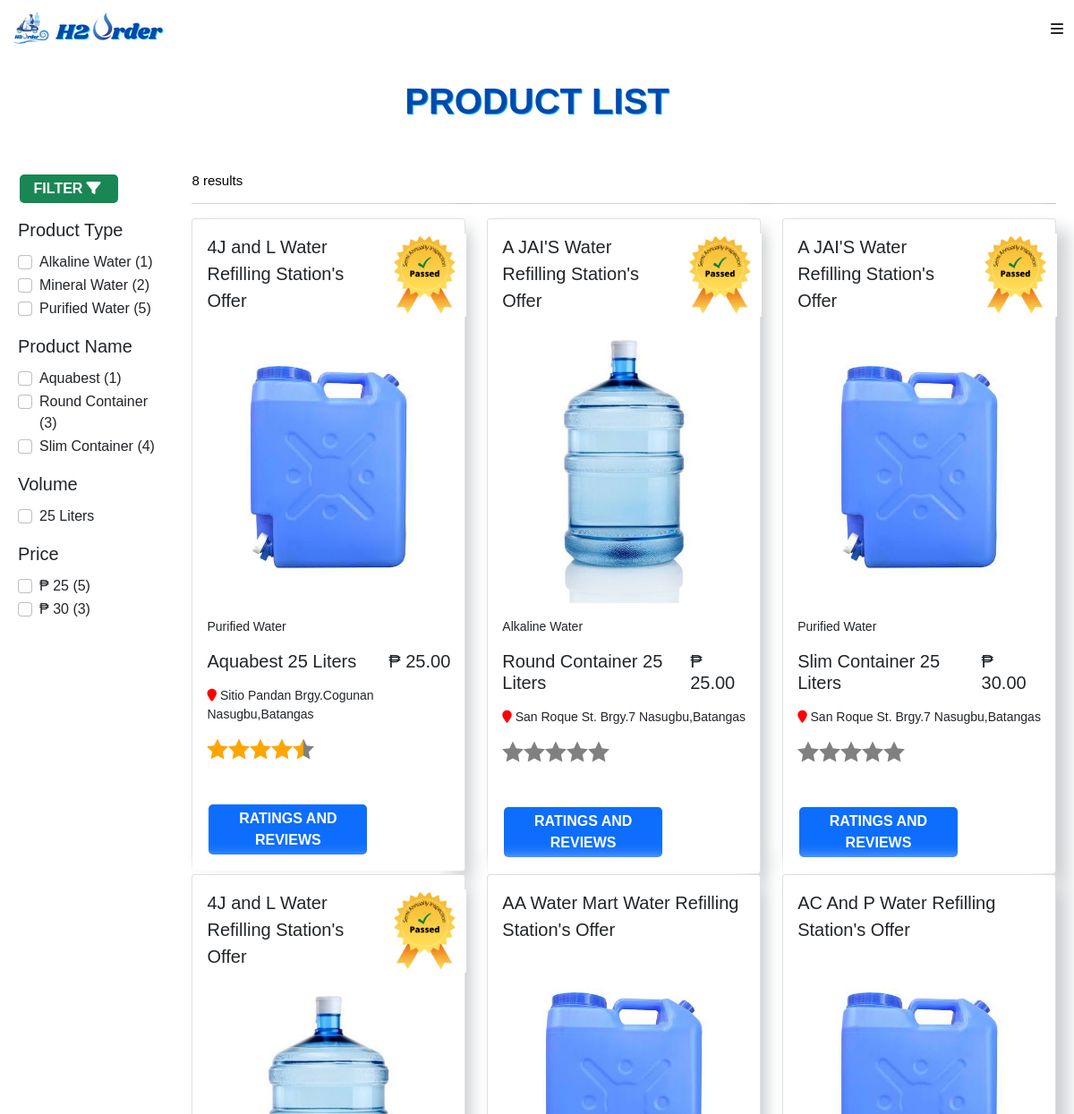
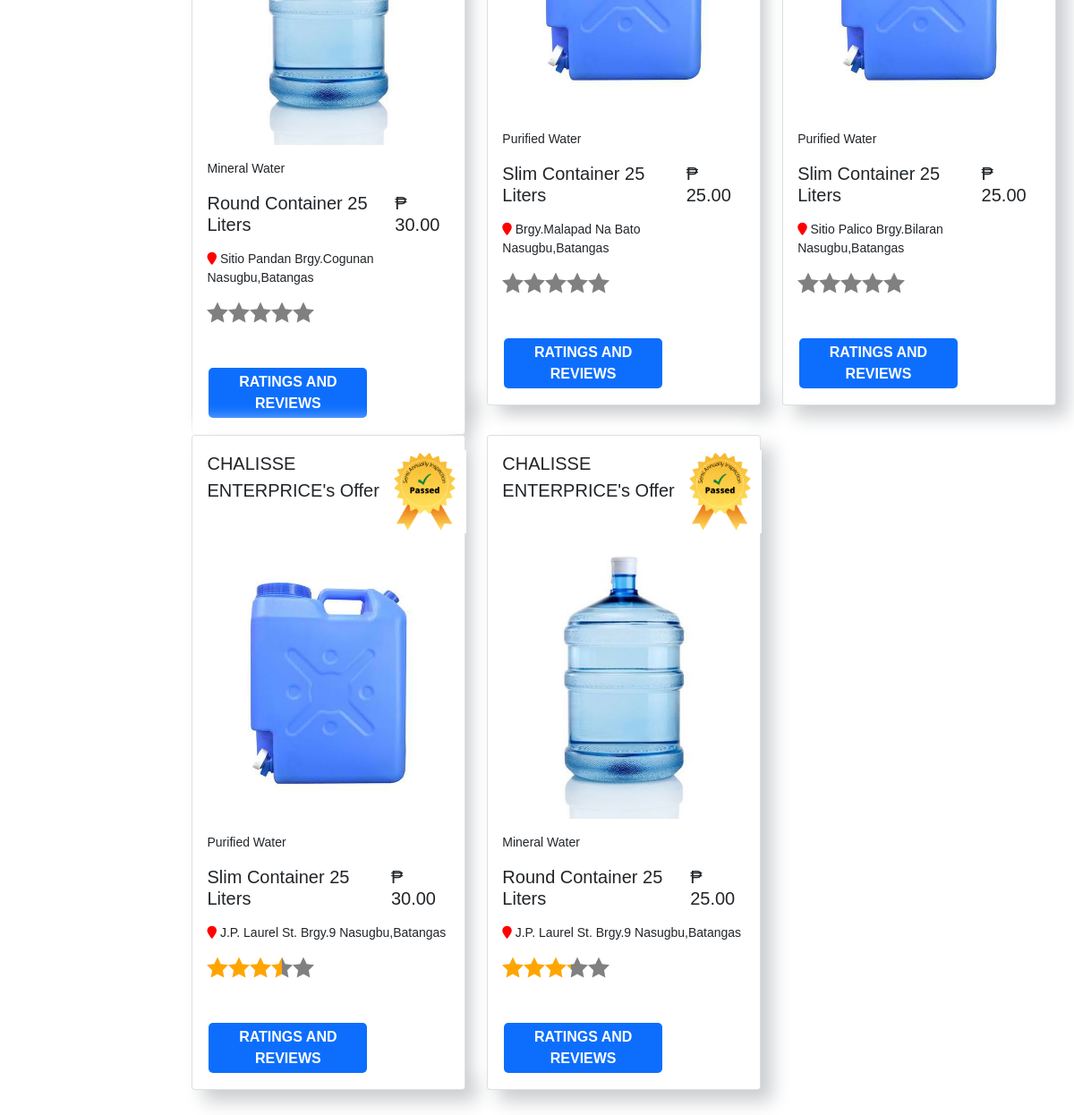
Screenshot of /customer/FilterProduct.php with the database file from the repository (2 pictures, top to bottom).
### tables this page shows
CREATE TABLE `product` (
  `product_id` int(11) NOT NULL,
  `merchant_id` int(11) NOT NULL,
  `product_name` varchar(255) NOT NULL,
  `product_type` varchar(255) NOT NULL,
  `volume` varchar(255) NOT NULL,
  `price` int(11) NOT NULL,
  `image` varchar(255) NOT NULL,
  `description` varchar(255) NOT NULL
);

CREATE TABLE `merchant` (
  `merchant_id` int(11) NOT NULL,
  `username` varchar(255) NOT NULL,
  `password` varchar(255) NOT NULL,
  `business_name` varchar(255) NOT NULL,
  `owner` varchar(255) NOT NULL,
  `address` varchar(255) NOT NULL,
  `barangay` varchar(255) NOT NULL,
  `email` varchar(255) NOT NULL,
  `contact_number` varchar(255) NOT NULL,
  `image` varchar(255) NOT NULL,
  `latitude` varchar(255) NOT NULL,
  `longitude` varchar(255) NOT NULL,
  `opening` time NOT NULL,
  `closing` time NOT NULL,
  `status` varchar(255) NOT NULL
);

### customer/FilterProduct.php (the view, shortened to what this page needs)
<?php
require_once '../connection.php';
?>
<!DOCTYPE html>
<html lang="en">
<head>
  </body>
    <link href="https://cdn.jsdelivr.net/npm/bootstrap@5.0.2/dist/css/bootstrap.min.css" rel="stylesheet">
    <link rel="stylesheet" href="../css/style2.css">
</head>
<body>
<?php include 'navbar.php' ?>
    <p class="text-center h1 fw-bold mb-3 mx-1 mx-md-4 mt-4"
      style="color:#004aad;text-shadow: 1px 1px #03a9f4;">PRODUCT LIST
      </p>
    <main>
        <div class="main-container">
            <div class="container-element filter-section">
    <div class="filters"> <button class="btn btn-success btn-sm" type="button" data-toggle="collapse" data-target="#mobile-filter" aria-expanded="true" aria-controls="mobile-filter">Filter<span class="px-1 fa fa-filter"></span></button> </div>
    <div id="mobile-filter">
        <div class="py-3">
            <h5 class="font-weight-bold">Product Type</h5>
             <?php
                $sql="SELECT DISTINCT product_type FROM product ORDER BY product_type";
                $result= $conn->query($sql);
                while ($row=$result->fetch_assoc() ) {
             ?>
                <form class="brand">
                    <div class="form-inline d-flex align-items-center py-1">
                        <label class="tick">
                             <?php
                            $select_sql = "SELECT DISTINCT product_type, COUNT(product_type) as total FROM product GROUP
                            BY product_type ORDER BY product_type";
                            $result = $conn->query($select_sql);
                            while ($row = $result->fetch_assoc()) {
                            ?>
                                <div class="form-check">
                                    <label class="form-check-label">
                                        <input type="checkbox" class="form-check-input product-check" value="<?= $row['product_type']; ?>" id="product_type"><span>
                                            <?= $row['product_type']; ?> (<?= $row['total']; ?>)</span>
                                    </label>
                                </div>
                            <?php } ?>
                         </label>
                     </div>
                </form>
                <?php
                    }
                 ?>
        </div>
        <div class="py-3" style="margin-top:-20px">
            <h5 class="font-weight-bold">Product Name</h5>
             <?php
                $sql="SELECT DISTINCT product_type FROM product ORDER BY product_type";
                $result= $conn->query($sql);
                while ($row=$result->fetch_assoc() ) {
             ?>
                <form class="brand">
                    <div class="form-inline d-flex align-items-center py-1">
                        <label class="tick">
                              <?php
                            $select_sql = "SELECT DISTINCT product_name, COUNT(product_name) as Total FROM product
                            GROUP BY product_name ORDER BY product_name";
                            $result = $conn->query($select_sql);
                            while ($row = $result->fetch_assoc()) {
                            ?>
                                <div class="form-check">
                                    <label class="form-check-label">
                                        <input type="checkbox" class="form-check-input product-check" value="<?= $row['product_name']; ?>" id="product_name"><span>
                                            <?= $row['product_name']; ?>  (<?= $row['Total'];?>)</span>
                                    </label>
                                </div>
                            <?php } ?>
                         </label>
                     </div>
                </form>
                <?php
                    }
                 ?>
        </div>
          <div class="py-3"  style="margin-top:-20px">
            <h5 class="font-weight-bold">Volume</h5>
             <?php
                $sql="SELECT DISTINCT product_type FROM product ORDER BY product_type";
                $result= $conn->query($sql);
                while ($row=$result->fetch_assoc() ) {
             ?>
                <form class="brand">
                    <div class="form-inline d-flex align-items-center py-1">
                        <label class="tick">
                              <?php
                            $select_sql = "SELECT DISTINCT volume FROM product
                            ORDER BY volume DESC";
                            $result = $conn->query($select_sql);
                            while ($row = $result->fetch_assoc()) {
                            ?>
                                <div class="form-check">
                                    <label class="form-check-label">
                                        <input type="checkbox" class="form-check-input product-check" value="<?= $row['volume']; ?>" id="volume"><span>
                                            <?= $row['volume']; ?></span>
                                    </label>
                                </div>
                            <?php } ?>
                         </label>
                     </div>
                </form>
                <?php
                    }
                 ?>
        </div>
        <div class="py-3"  style="margin-top:-20px">
            <h5 class="font-weight-bold">Price</h5>
             <?php
                $sql="SELECT DISTINCT product_type FROM product ORDER BY product_type";
                $result= $conn->query($sql);
                while ($row=$result->fetch_assoc() ) {
             ?>
                <form class="brand">
                    <div class="form-inline d-flex align-items-center py-1">
                        <label class="tick">
                              <?php
                            $select_sql = "SELECT DISTINCT price, COUNT(price) as total FROM product GROUP
                            BY price ORDER BY price";
                            $result = $conn->query($select_sql);
                            while ($row = $result->fetch_assoc()) {
                            ?>
                                <div class="form-check">
                                    <label class="form-check-label">
                                        <input type="checkbox" class="form-check-input product-check" value="<?= $row['price']; ?>" id="price"><span>
                                         &#8369; <?= $row['price']; ?> (<?= $row['total']; ?>)</span>
                                    </label>
                                </div>
                            <?php } ?>
                         </label>
                     </div>
                </form>
                <?php
                    }
                 ?>
        </div>
    </div>
            </div><br>
            <div class="container-element product-section">
                <?php
                $sql = "SELECT product.product_id,product.image,product.product_name,product.volume,
                product.price,product.product_type,  merchant.merchant_id, merchant.business_name,merchant.address,merchant.barangay
                FROM  merchant
                RIGHT JOIN product ON merchant.merchant_id = product.merchant_id
                WHERE product.merchant_id = merchant.merchant_id ";
                $sql .=  " GROUP BY product_id";
                $result = $conn->query($sql);
                $rows = $result->num_rows;
                echo "<h4 id='filteredTexts'>" . $rows . " results</h4>";
                echo "<hr>";
                ?>
       <div class="row" id="result">
                    <?php
                    if ($rows > 0) {
                        while ($data = $result->fetch_assoc()) {
                             $std_num= 0;
                              $counter =0;
                            $productId = $data['product_id'];
                            $query2 = $conn->query("SELECT product_rating.rating
                            FROM product_rating WHERE product_rating.product_id = $productId");
                            while($fetch2 = $query2->fetch_array()){
                              $std_num += $fetch2['rating'];
                              $counter++;
                            }
                            if($std_num > 0) {
                              $average = $std_num / $counter;
                            }
                            else {
                              $average = 0;
                            }
                            $merchantId = $data['merchant_id'];
                             $query3 = $conn->query("SELECT inspection.inspection_id, inspection.date,
                                              inspection.date,inspection.status,inspection.merchant_id
                                                FROM inspection
                                                 WHERE inspection.merchant_id = $merchantId ");
                            while($fetch3 = $query3->fetch_array()){
                              $bad=$merchantId;
                              $dav=$fetch3['status'];
                            }
                    ?>
                         <div class="col-md-12 col-lg-4 mb-4 mb-lg-0 "  >
                            <div class="card">
                              <div class="d-flex justify-content-between p-3">
                                <p class="lead mb-0"><?php echo $data['business_name']?>'s Offer</p>
                                <a href="#!">
                                  <div class="mask">
                                    <div class="d-flex justify-content-start align-items-end h-100">
                                    <?php
                                          if ($data['merchant_id']==$bad && $dav=='Passed') {
                                                    echo '<img src="../img/badge.png " style="height:93px; width:93px;
                                                          float:right; margin-right: -18px"/>';
                                                }else{
                                                  echo '';
                                                }
                                          ?>
                                    </div>
                                  </div>
                                </a>
                              </div>
                               <img src = "../photo/<?php echo $data['image']?>"
                                  onclick="window.location='product_view.php?product_id=<?php echo $data['product_id']?>'"
                                   class="card-img-top" />
                                <div class="card-body">
                                    <div class="d-flex justify-content-between">
                                      <p class="small"><?php echo $data['product_type']?> </p>
                                    </div>
                                    <div class="d-flex justify-content-between mb-3">
                                      <h5 class="mb-0"><?php echo $data['product_name']?>  <?php echo $data['volume']?></h5>
                                      <h5 class="text-dark mb-0">&#8369; <?php echo $data['price']?>.00</h5>
                                    </div>
                                    <div class="d-flex justify-content-between">
                                      <p class="small"><i class="fas fa-map-marker" style="color:red"></i>
                                        <?php echo $data['address']?> <?php echo $data['barangay']?>
                                          Nasugbu,Batangas
                                      </p>
                                    </div>
                                    <div class="rating">
                                      <progress class="rating-bg" value="<?php echo  $average ?>" max="5"></progress>
                                      <svg><use xlink:href="#fivestars"/></svg>
                                    </div>
                                       <a onclick="window.location='review.php?product_id=<?php echo $data['product_id']?>'"
                                          style="width: 65%; margin-top: 50px"
                                          class="btn btn-primary">Ratings and Reviews</a>
                              </div>
                            </div>
                          </div>
                    <?php
                        }
                    } else {
                        echo "<div><ol start='1'><li>Check your spelling</li></ol></div>";
                    }
                    ?>
               </div>
            </div>
        </div>
    </main>
</body>
</html>

### css/style2.css (style rules this page uses)
:root { --white: #ffffff; --theme: black; --black: #074a54; --text-color: #555; --Lato: 'Lato', sans-serif; }
html, body { margin: 0; padding: 0; }
.main-container { width: 100%; padding: 40px 0px; display: flex; flex-direction: row; }
.filter-section { padding: 0 20px; }
.filter-section { flex-basis: 18%; }
.product-section { flex-basis: 95%; }
.container-element h4 { font-family: 'Lucida Sans Regular', sans-serif; font-size: 15px; color: black; }
hr { border-top: 1px solid var(--theme); }
.product-section { padding: 0 20px; }

### customer/navbar.php (style rules this page uses)
:root { --transition: all 0.7s ease; --yellow: #f9d342; --dark: #292826; }
* { box-sizing: border-box; padding: 0; margin: 0; font-family: "Poppins", sans-serif; }
html { scroll-behavior: smooth; }
.btn { font-size: 16px; text-transform: uppercase; font-weight: 600; border: none; border-radius: 5px; padding: 10px; width: 140px; display: block; margin: 15px auto; cursor: pointer; transition: var(--transition); }

### customer/FilterProduct.php (style rules this page uses)
.card { box-shadow: 13px 13px 20px #cbced1, -13px -13px 20px #fff; }
.btn { margin:2px; padding:4px; width: 110px; }
.rating { width: 120px; height: 24px; position: relative; background-color: gray; }
.rating progress.rating-bg { -webkit-appearance: none; -moz-appearence: none; appearance: none; border: none; display: inline-block; height: 24px; width: 100%; color: orange; }
.rating svg { position: absolute; top: 0; left: 0; width: 100%; height: 100%; }

### rows the page displays
product: merchant.business_name "4J and L Water Refilling Station", image (picture), product_type "Purified Water", product_name "Aquabest", volume "25 Liters", price "25", merchant.address "Sitio Pandan", merchant.barangay "Brgy.Cogunan", $average 4.5 (drawn)
product: merchant.business_name "A JAI'S Water Refilling Station", image (picture), product_type "Alkaline Water", product_name "Round Container", volume "25 Liters", price "25", merchant.address "San Roque St.", merchant.barangay "Brgy.7", $average 0 (drawn)
product: merchant.business_name "A JAI'S Water Refilling Station", image (picture), product_type "Purified Water", product_name "Slim Container", volume "25 Liters", price "30", merchant.address "San Roque St.", merchant.barangay "Brgy.7", $average 0 (drawn)
product: merchant.business_name "4J and L Water Refilling Station", image (picture), product_type "Mineral Water", product_name "Round Container", volume "25 Liters", price "30", merchant.address "Sitio Pandan", merchant.barangay "Brgy.Cogunan", $average 0 (drawn)
product: merchant.business_name "AA Water Mart Water Refilling Station", image (picture), product_type "Purified Water", product_name "Slim Container", volume "25 Liters", price "25", merchant.barangay "Brgy.Malapad Na Bato", $average 0 (drawn)
product: merchant.business_name "AC And P Water Refilling Station", image (picture), product_type "Purified Water", product_name "Slim Container", volume "25 Liters", price "25", merchant.address "Sitio Palico", merchant.barangay "Brgy.Bilaran", $average 0 (drawn), $data['product_id'] 6 (drawn)
product: merchant.business_name "CHALISSE ENTERPRICE", image (picture), product_type "Purified Water", product_name "Slim Container", volume "25 Liters", price "30", merchant.address "J.P. Laurel St.", merchant.barangay "Brgy.9", $average 3.5 (drawn)
product: merchant.business_name "CHALISSE ENTERPRICE", image (picture), product_type "Mineral Water", product_name "Round Container", volume "25 Liters", price "25", merchant.address "J.P. Laurel St.", merchant.barangay "Brgy.9", $average 3.2 (drawn)

### other values shown
$row['product_type'] "Alkaline Water"
$row['total'] "1"
$row['product_type'] "Mineral Water"
$row['total'] "2"
$row['product_type'] "Purified Water"
$row['total'] "5"
$row['product_name'] "Aquabest"
$row['Total'] "1"
$row['product_name'] "Round Container"
$row['Total'] "3"
$row['product_name'] "Slim Container"
$row['Total'] "4"
$row['volume'] "25 Liters"
$row['price'] "25"
$row['price'] "30"
